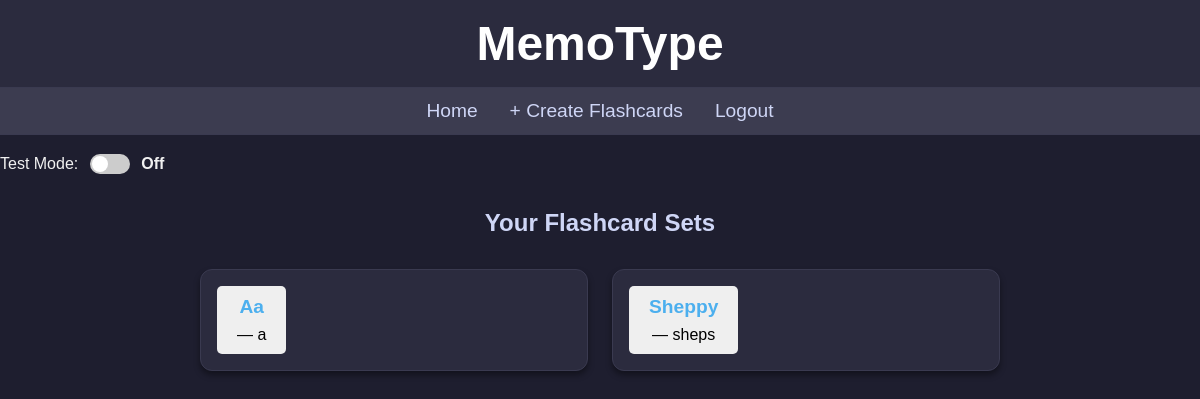
Before: / (signed in) with the older database file.
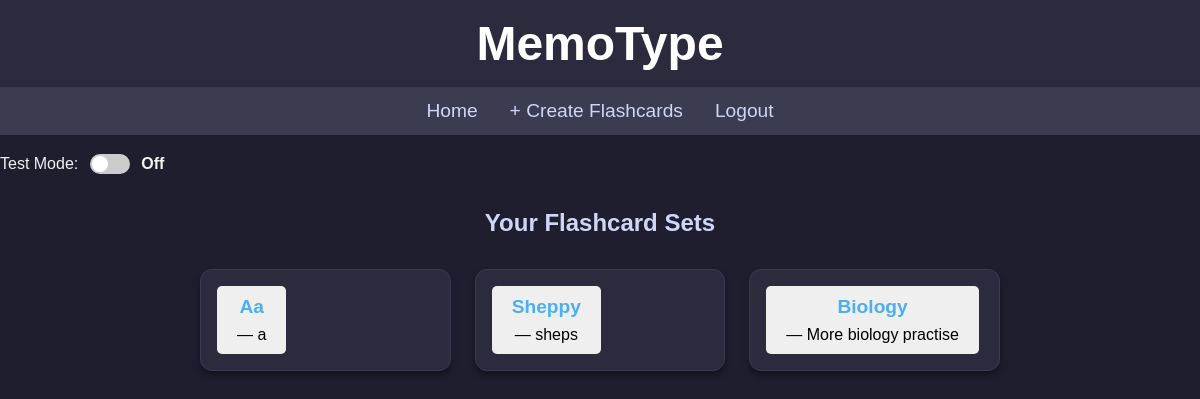
After: the same page with the newer database file.
### tables this page shows
CREATE TABLE flashcard_sets (
            id INTEGER PRIMARY KEY AUTOINCREMENT,
            user_id INTEGER NOT NULL,
            title TEXT NOT NULL,
            description TEXT,
            FOREIGN KEY (user_id) REFERENCES users (id));

### app.py (the view)
@app.route("/")
def home():
    if "user_id" not in session:
        return redirect(url_for("login"))
    db = get_db()
    sets = db.execute("SELECT * FROM flashcard_sets WHERE user_id = ?", (session["user_id"],)).fetchall()
    return render_template("home.html", sets=sets, is_test_mode=is_test_mode)

### app.py (called while the page is built)
def get_db():
    if "db" not in g:
        g.db = sqlite3.connect(DATABASE)
        g.db.row_factory = sqlite3.Row
    return g.db

### templates/home.html (shortened to what this page needs)
{% extends "layout.html" %}
{% block body %}
<div class="homepage">
    <h1>MemoType</h1>
    <nav>
        <a href="{{ url_for('home') }}">Home</a>
        <a href="{{ url_for('create') }}">+ Create Flashcards</a>
        <a href="{{ url_for('logout') }}">Logout</a>
    </nav>
    <div class="toggle-container">
        <label for="test-toggle">Test Mode:</label>
        <input type="checkbox" id="test-toggle" name="test-toggle" class="toggle-switch">
        <span id="test-status">Off</span>
    </div>
    <h2>Your Flashcard Sets</h2>
    <ul class="set-list">
        {% for s in sets %}
        <li class="set-card">
            <button id="{{ s.id }}">
            <strong>{{ s.title }}</strong> — {{ s.description }}
            </button>
        </li>
        {% else %}
        <li class="set-card">No flashcard sets yet. Create one!</li>
        {% endfor %}
    </ul>
</div>
{% endblock %}

### templates/layout.html (shortened to what this page needs)
<!DOCTYPE html>
<head>
    <link rel="stylesheet" href="{{ url_for('static', filename='css/style.css') }}">
</head>
<body>
    {% block body %}
    {% endblock %}
</body>

### static/css/style.css (style rules this page uses)
body { font-family: Arial, sans-serif; background-color: #1e1e2f; color: #fff; margin: 0; padding: 0; }
h1 { font-size: 28px; margin-bottom: 10px; }
button { padding: 10px 20px; border: none; border-radius: 5px; cursor: pointer; font-size: 16px; }
.toggle-container { display: flex; align-items: center; gap: 0.5em; margin: 1em 0; }
.toggle-switch { width: 40px; height: 20px; appearance: none; background: #ccc; outline: none; border-radius: 20px; position: relative; transition: background 0.3s; cursor: pointer; }
.toggle-switch::before { content: ''; position: absolute; left: 2px; top: 2px; width: 16px; height: 16px; background: #fff; border-radius: 50%; transition: transform 0.3s; }
#test-status { min-width: 30px; font-weight: bold; }
.homepage { background-color: #1e1e2f; color: #f1f1f1; min-height: 100vh; padding-bottom: 2rem; }
.homepage h1 { text-align: center; padding: 1rem; background: #2b2b3e; color: #ffffff; margin: 0; font-size: 3rem; border-bottom: 1px solid #3a3a50; }
.homepage nav { display: flex; justify-content: center; gap: 2rem; background: #3c3c50; padding: 0.75rem; border-bottom: 1px solid #3a3a50; font-size: 1.2rem; }
.homepage nav a { color: #cfd6f6; text-decoration: none; font-weight: 500; transition: color 0.2s; }
.homepage h2 { text-align: center; margin-top: 2rem; color: #cfd6f6; }
.homepage .set-list { list-style: none; padding: 0; max-width: 800px; margin: 2rem auto; display: grid; grid-template-columns: repeat(auto-fit, minmax(250px, 1fr)); gap: 1.5rem; }
.homepage .set-card { background: #2b2b3e; border-radius: 12px; padding: 1rem; box-shadow: 0 4px 6px rgba(0,0,0,0.4); transition: transform 0.2s, box-shadow 0.2s; color: #f1f1f1; border: 1px solid #3a3a50; }
.homepage .set-card strong { display: block; font-size: 1.2rem; color: #4cafee; margin-bottom: 0.5rem; }

Changed rows visible on the page:
added flashcard_sets: title "Biology", description "More biology practise"
